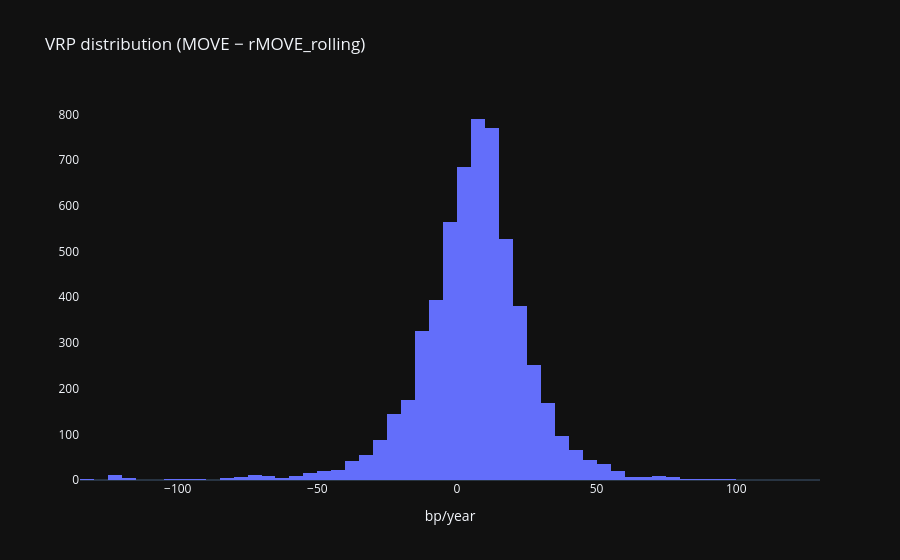
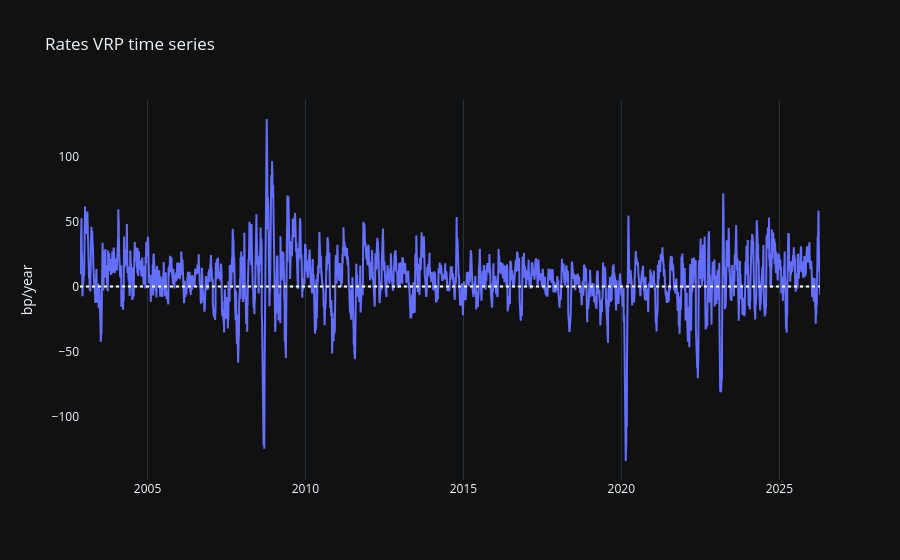

Notebook source saved alongside these figures, in order:
### Code cell
final = final.with_columns((pl.col("MOVE") - pl.col("rMOVE_rolling")).alias("vrp"))
vrp = final["vrp"]

print(f"mean   {vrp.mean():7.2f} bp")
print(f"median {vrp.median():7.2f} bp")
print(f"std    {vrp.std():7.2f} bp")
print(f" 5%    {vrp.quantile(0.05):7.2f} bp")
print(f"95%    {vrp.quantile(0.95):7.2f} bp")

fig_h = go.Figure(go.Histogram(x=vrp, nbinsx=80))
fig_h.update_layout(title="VRP distribution (MOVE − rMOVE_rolling)", xaxis_title="bp/year",
                    template="plotly_dark", yaxis=dict(showgrid=False))
fig_h.show()

fig_t = go.Figure(go.Scatter(x=final["date"], y=vrp, mode="lines", name="VRP"))
fig_t.add_hline(y=0, line_dash="dot", line_color="white")
fig_t.update_layout(title="Rates VRP time series", yaxis_title="bp/year",
                    template="plotly_dark", yaxis=dict(showgrid=False))
fig_t.show()

### Figure 1 — Plotly figure (JSON) as saved in the notebook; plotly's stock layout.template omitted (floating-point values rounded to 4 significant figures; data arrays with more than 128 entries replaced by an {"elided": "..."} marker saying what was removed)
{"data": [{"nbinsx": 80, "type": "histogram", "x": {"elided": "5788 float values"}}], "layout": {"title": {"text": "VRP distribution (MOVE − rMOVE_rolling)"}, "xaxis": {"title": {"text": "bp/year"}}, "yaxis": {"showgrid": false}}}

### Figure 2 — Plotly figure (JSON) as saved in the notebook; plotly's stock layout.template omitted (floating-point values rounded to 4 significant figures; data arrays with more than 128 entries replaced by an {"elided": "..."} marker saying what was removed)
{"data": [{"mode": "lines", "name": "VRP", "type": "scatter", "x": {"elided": "5788 str values"}, "y": {"elided": "5788 float values"}}], "layout": {"shapes": [{"line": {"color": "white", "dash": "dot"}, "type": "line", "x0": 0, "x1": 1, "xref": "x domain", "y0": 0, "y1": 0, "yref": "y"}], "title": {"text": "Rates VRP time series"}, "yaxis": {"showgrid": false, "title": {"text": "bp/year"}}}}
